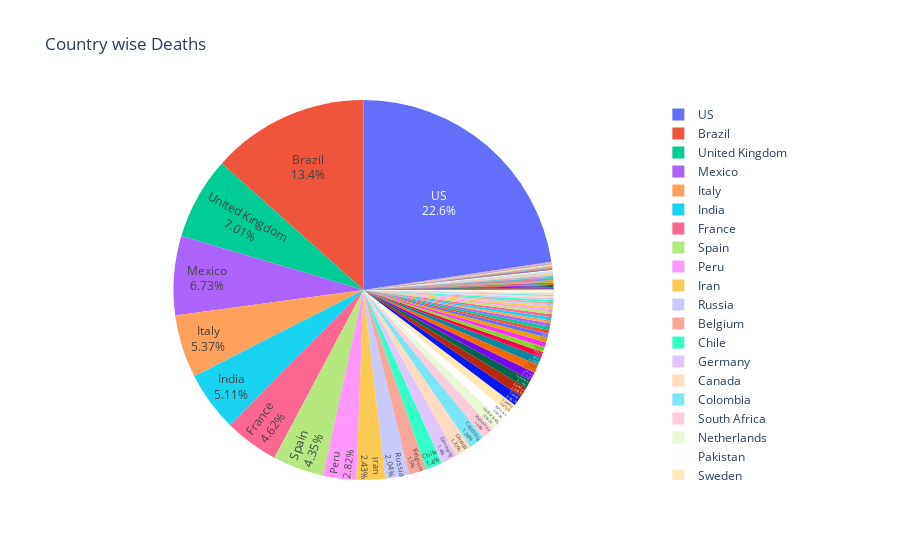

Notebook source saved alongside this figure:
### Markdown cell above
We can see US,Brazil and UK has most deaths occure during pendemic.
And India is on 6th position with 33408M deaths in this list.

### Code cell
fig = px.pie(cwd, values=cwd['Deaths'], names=cwd['Country/Region'],hover_data=['Country/Region'],title='Country wise Deaths')
fig.update_traces(textposition='inside',textinfo='percent+label')
fig.show()

### Figure 1 — Plotly figure (JSON) as saved in the notebook; plotly's stock layout.template omitted (floating-point values rounded to 4 significant figures; data arrays with more than 128 entries replaced by an {"elided": "..."} marker saying what was removed)
{"data": [{"customdata": {"elided": "187x1 str values"}, "domain": {"x": [0, 1], "y": [0, 1]}, "hovertemplate": "Country/Region=%{customdata[0]}<br>Deaths=%{value}<extra></extra>", "labels": {"elided": "187 str values"}, "legendgroup": "", "name": "", "showlegend": true, "textinfo": "percent+label", "textposition": "inside", "type": "pie", "values": {"elided": "187 int values"}}], "layout": {"legend": {"tracegroupgap": 0}, "title": {"text": "Country wise Deaths"}}}
